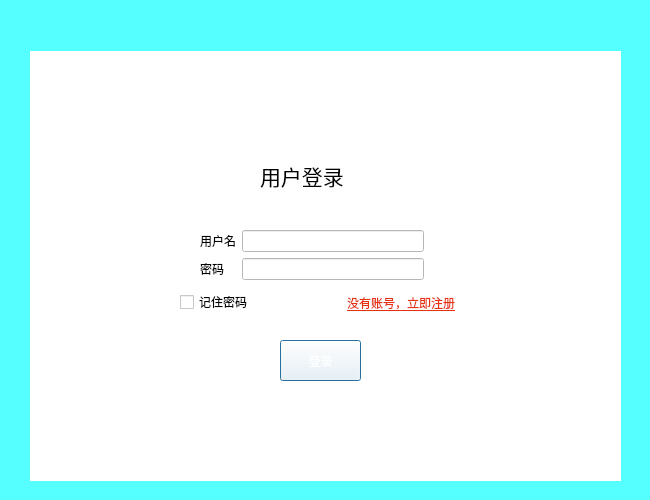
<?xml version="1.0" encoding="UTF-8"?>
<ui version="4.0">
 <class>LoginDialog</class>
 <widget class="QDialog" name="LoginDialog">
  <property name="geometry">
   <rect>
    <x>0</x>
    <y>0</y>
    <width>650</width>
    <height>500</height>
   </rect>
  </property>
  <property name="windowTitle">
   <string>Dialog</string>
  </property>
  <property name="styleSheet">
   <string notr="true">background-color:rgb(85, 255, 255)</string>
  </property>
  <widget class="QStackedWidget" name="stackedWidget">
   <property name="geometry">
    <rect>
     <x>30</x>
     <y>50</y>
     <width>591</width>
     <height>431</height>
    </rect>
   </property>
   <property name="styleSheet">
    <string notr="true">background-color:rgb(255, 255, 255)</string>
   </property>
   <property name="currentIndex">
    <number>0</number>
   </property>
   <widget class="QWidget" name="login_page">
    <widget class="QLabel" name="label">
     <property name="geometry">
      <rect>
       <x>230</x>
       <y>100</y>
       <width>121</width>
       <height>51</height>
      </rect>
     </property>
     <property name="font">
      <font>
       <family>黑体</family>
       <pointsize>16</pointsize>
       <kerning>true</kerning>
      </font>
     </property>
     <property name="text">
      <string>用户登录</string>
     </property>
    </widget>
    <widget class="QWidget" name="widget_2" native="true">
     <property name="geometry">
      <rect>
       <x>90</x>
       <y>150</y>
       <width>401</width>
       <height>91</height>
      </rect>
     </property>
     <widget class="QWidget" name="layoutWidget">
      <property name="geometry">
       <rect>
        <x>80</x>
        <y>30</y>
        <width>224</width>
        <height>50</height>
       </rect>
      </property>
      <layout class="QGridLayout" name="gridLayout">
       <item row="0" column="0">
        <widget class="QLabel" name="label_2">
         <property name="text">
          <string>用户名</string>
         </property>
        </widget>
       </item>
       <item row="0" column="1">
        <widget class="QLineEdit" name="username"/>
       </item>
       <item row="1" column="0">
        <widget class="QLabel" name="label_3">
         <property name="text">
          <string>密码</string>
         </property>
        </widget>
       </item>
       <item row="1" column="1">
        <widget class="QLineEdit" name="password">
         <property name="echoMode">
          <enum>QLineEdit::Password</enum>
         </property>
        </widget>
       </item>
      </layout>
     </widget>
    </widget>
    <widget class="QWidget" name="widget_3" native="true">
     <property name="geometry">
      <rect>
       <x>160</x>
       <y>260</y>
       <width>311</width>
       <height>41</height>
      </rect>
     </property>
    </widget>
    <widget class="QWidget" name="widget_4" native="true">
     <property name="geometry">
      <rect>
       <x>190</x>
       <y>280</y>
       <width>201</width>
       <height>51</height>
      </rect>
     </property>
     <widget class="QPushButton" name="login">
      <property name="geometry">
       <rect>
        <x>60</x>
        <y>10</y>
        <width>81</width>
        <height>41</height>
       </rect>
      </property>
      <property name="styleSheet">
       <string notr="true">border-image: url(:/images/balckButton.png);
color: rgb(255, 255, 255);</string>
      </property>
      <property name="text">
       <string>登录</string>
      </property>
     </widget>
    </widget>
    <widget class="QWidget" name="layoutWidget">
     <property name="geometry">
      <rect>
       <x>150</x>
       <y>240</y>
       <width>282</width>
       <height>25</height>
      </rect>
     </property>
     <layout class="QHBoxLayout" name="horizontalLayout">
      <item>
       <widget class="QCheckBox" name="checkBox">
        <property name="text">
         <string>记住密码</string>
        </property>
       </widget>
      </item>
      <item>
       <widget class="QToolButton" name="notReg">
        <property name="styleSheet">
         <string notr="true">color: rgb(230, 50, 14);
text-decoration: underline;
font: 10pt &quot;黑体&quot;;</string>
        </property>
        <property name="text">
         <string>没有账号，立即注册</string>
        </property>
        <property name="autoRaise">
         <bool>true</bool>
        </property>
       </widget>
      </item>
     </layout>
    </widget>
   </widget>
   <widget class="QWidget" name="set_page">
    <widget class="QWidget" name="widget" native="true">
     <property name="geometry">
      <rect>
       <x>70</x>
       <y>30</y>
       <width>441</width>
       <height>351</height>
      </rect>
     </property>
     <widget class="QLabel" name="label_11">
      <property name="geometry">
       <rect>
        <x>70</x>
        <y>70</y>
        <width>285</width>
        <height>27</height>
       </rect>
      </property>
      <property name="font">
       <font>
        <family>黑体</family>
        <pointsize>16</pointsize>
       </font>
      </property>
      <property name="text">
       <string>服务器设置</string>
      </property>
      <property name="alignment">
       <set>Qt::AlignCenter</set>
      </property>
     </widget>
     <widget class="QLabel" name="label_12">
      <property name="geometry">
       <rect>
        <x>84</x>
        <y>130</y>
        <width>90</width>
        <height>21</height>
       </rect>
      </property>
      <property name="text">
       <string>服务器地址：</string>
      </property>
     </widget>
     <widget class="QLabel" name="label_13">
      <property name="geometry">
       <rect>
        <x>84</x>
        <y>190</y>
        <width>90</width>
        <height>21</height>
       </rect>
      </property>
      <property name="text">
       <string>服务器端口：</string>
      </property>
     </widget>
     <widget class="QLineEdit" name="lineEdit_9">
      <property name="geometry">
       <rect>
        <x>180</x>
        <y>130</y>
        <width>171</width>
        <height>21</height>
       </rect>
      </property>
      <property name="maximumSize">
       <size>
        <width>200</width>
        <height>16777215</height>
       </size>
      </property>
     </widget>
     <widget class="QLineEdit" name="lineEdit_10">
      <property name="geometry">
       <rect>
        <x>180</x>
        <y>190</y>
        <width>171</width>
        <height>21</height>
       </rect>
      </property>
      <property name="maximumSize">
       <size>
        <width>200</width>
        <height>16777215</height>
       </size>
      </property>
     </widget>
     <widget class="QToolButton" name="toolButton_4">
      <property name="geometry">
       <rect>
        <x>150</x>
        <y>250</y>
        <width>130</width>
        <height>35</height>
       </rect>
      </property>
      <property name="minimumSize">
       <size>
        <width>130</width>
        <height>35</height>
       </size>
      </property>
      <property name="maximumSize">
       <size>
        <width>130</width>
        <height>35</height>
       </size>
      </property>
      <property name="font">
       <font>
        <family>楷体</family>
        <pointsize>12</pointsize>
       </font>
      </property>
      <property name="styleSheet">
       <string notr="true">border-image: url(:/images/balckButton.png);
color: rgb(255, 255, 255);</string>
      </property>
      <property name="text">
       <string>确定</string>
      </property>
     </widget>
    </widget>
   </widget>
   <widget class="QWidget" name="reg_page">
    <widget class="QWidget" name="widget_5" native="true">
     <property name="geometry">
      <rect>
       <x>60</x>
       <y>40</y>
       <width>461</width>
       <height>361</height>
      </rect>
     </property>
     <widget class="QLabel" name="label_4">
      <property name="geometry">
       <rect>
        <x>100</x>
        <y>60</y>
        <width>260</width>
        <height>27</height>
       </rect>
      </property>
      <property name="font">
       <font>
        <family>黑体</family>
        <pointsize>16</pointsize>
       </font>
      </property>
      <property name="text">
       <string>用户注册</string>
      </property>
      <property name="alignment">
       <set>Qt::AlignCenter</set>
      </property>
     </widget>
     <widget class="QToolButton" name="toolButton_3">
      <property name="geometry">
       <rect>
        <x>160</x>
        <y>250</y>
        <width>150</width>
        <height>35</height>
       </rect>
      </property>
      <property name="minimumSize">
       <size>
        <width>150</width>
        <height>35</height>
       </size>
      </property>
      <property name="font">
       <font>
        <family>楷体</family>
        <pointsize>12</pointsize>
       </font>
      </property>
      <property name="styleSheet">
       <string notr="true">color: rgb(255, 255, 255);
border-image: url(:/images/balckButton.png);</string>
      </property>
      <property name="text">
       <string>注册</string>
      </property>
     </widget>
     <widget class="QWidget" name="">
      <property name="geometry">
       <rect>
        <x>100</x>
        <y>100</y>
        <width>271</width>
        <height>141</height>
       </rect>
      </property>
      <layout class="QGridLayout" name="gridLayout_2">
       <item row="0" column="0">
        <widget class="QLabel" name="label_5">
         <property name="text">
          <string>用户名</string>
         </property>
        </widget>
       </item>
       <item row="1" column="0">
        <widget class="QLabel" name="label_6">
         <property name="text">
          <string>昵称</string>
         </property>
        </widget>
       </item>
       <item row="1" column="1">
        <widget class="QLineEdit" name="lineEdit_4">
         <property name="maximumSize">
          <size>
           <width>200</width>
           <height>16777215</height>
          </size>
         </property>
        </widget>
       </item>
       <item row="2" column="0">
        <widget class="QLabel" name="label_7">
         <property name="text">
          <string>密码</string>
         </property>
        </widget>
       </item>
       <item row="4" column="0">
        <widget class="QLabel" name="label_10">
         <property name="text">
          <string>邮箱</string>
         </property>
        </widget>
       </item>
       <item row="2" column="1">
        <widget class="QLineEdit" name="lineEdit_5">
         <property name="maximumSize">
          <size>
           <width>200</width>
           <height>16777215</height>
          </size>
         </property>
         <property name="echoMode">
          <enum>QLineEdit::Password</enum>
         </property>
        </widget>
       </item>
       <item row="3" column="0">
        <widget class="QLabel" name="label_8">
         <property name="text">
          <string>确认密码</string>
         </property>
        </widget>
       </item>
       <item row="3" column="1">
        <widget class="QLineEdit" name="lineEdit_6">
         <property name="maximumSize">
          <size>
           <width>200</width>
           <height>16777215</height>
          </size>
         </property>
         <property name="echoMode">
          <enum>QLineEdit::Password</enum>
         </property>
        </widget>
       </item>
       <item row="4" column="1">
        <widget class="QLineEdit" name="lineEdit_8">
         <property name="maximumSize">
          <size>
           <width>200</width>
           <height>16777215</height>
          </size>
         </property>
        </widget>
       </item>
       <item row="0" column="1">
        <widget class="QLineEdit" name="lineEdit_3">
         <property name="maximumSize">
          <size>
           <width>200</width>
           <height>16777215</height>
          </size>
         </property>
        </widget>
       </item>
      </layout>
     </widget>
    </widget>
   </widget>
  </widget>
  <widget class="TitleWidget" name="title_widget" native="true">
   <property name="geometry">
    <rect>
     <x>10</x>
     <y>10</y>
     <width>611</width>
     <height>41</height>
    </rect>
   </property>
  </widget>
 </widget>
 <customwidgets>
  <customwidget>
   <class>TitleWidget</class>
   <extends>QWidget</extends>
   <header location="global">titlewidget.h</header>
   <container>1</container>
  </customwidget>
 </customwidgets>
 <resources/>
 <connections/>
</ui>
